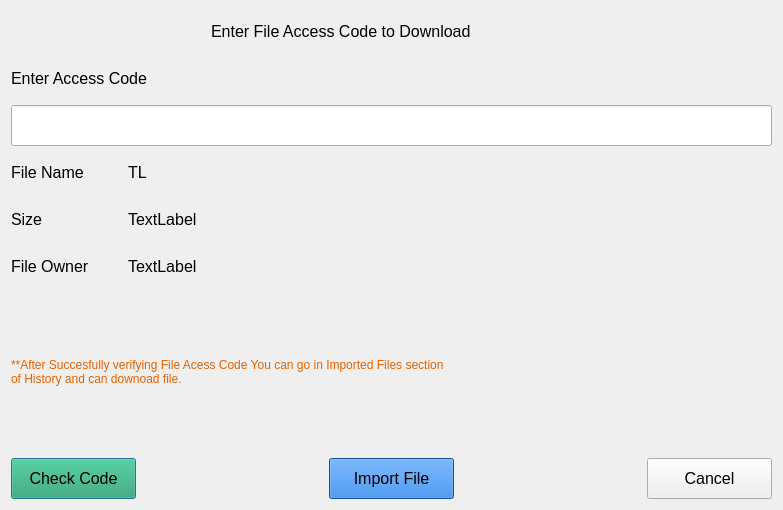
<?xml version="1.0" encoding="UTF-8"?>
<ui version="4.0">
 <class>Dialog</class>
 <widget class="QDialog" name="Dialog">
  <property name="geometry">
   <rect>
    <x>0</x>
    <y>0</y>
    <width>783</width>
    <height>510</height>
   </rect>
  </property>
  <property name="windowTitle">
   <string>Dialog</string>
  </property>
  <layout class="QVBoxLayout" name="verticalLayout_2">
   <item>
    <layout class="QHBoxLayout" name="horizontalLayout">
     <item>
      <spacer name="horizontalSpacer">
       <property name="orientation">
        <enum>Qt::Horizontal</enum>
       </property>
       <property name="sizeHint" stdset="0">
        <size>
         <width>40</width>
         <height>20</height>
        </size>
       </property>
      </spacer>
     </item>
     <item>
      <widget class="QLabel" name="label">
       <property name="sizePolicy">
        <sizepolicy hsizetype="Fixed" vsizetype="Fixed">
         <horstretch>0</horstretch>
         <verstretch>0</verstretch>
        </sizepolicy>
       </property>
       <property name="minimumSize">
        <size>
         <width>361</width>
         <height>41</height>
        </size>
       </property>
       <property name="font">
        <font>
         <pointsize>12</pointsize>
        </font>
       </property>
       <property name="text">
        <string>Enter File Access Code to Download</string>
       </property>
      </widget>
     </item>
     <item>
      <spacer name="horizontalSpacer_2">
       <property name="orientation">
        <enum>Qt::Horizontal</enum>
       </property>
       <property name="sizeHint" stdset="0">
        <size>
         <width>40</width>
         <height>20</height>
        </size>
       </property>
      </spacer>
     </item>
    </layout>
   </item>
   <item>
    <layout class="QVBoxLayout" name="verticalLayout">
     <item>
      <widget class="QLabel" name="label_2">
       <property name="sizePolicy">
        <sizepolicy hsizetype="Fixed" vsizetype="Fixed">
         <horstretch>0</horstretch>
         <verstretch>0</verstretch>
        </sizepolicy>
       </property>
       <property name="minimumSize">
        <size>
         <width>191</width>
         <height>41</height>
        </size>
       </property>
       <property name="font">
        <font>
         <pointsize>12</pointsize>
        </font>
       </property>
       <property name="text">
        <string>Enter Access Code</string>
       </property>
      </widget>
     </item>
     <item>
      <widget class="QLineEdit" name="access_code_input">
       <property name="sizePolicy">
        <sizepolicy hsizetype="MinimumExpanding" vsizetype="Fixed">
         <horstretch>0</horstretch>
         <verstretch>0</verstretch>
        </sizepolicy>
       </property>
       <property name="minimumSize">
        <size>
         <width>500</width>
         <height>41</height>
        </size>
       </property>
       <property name="font">
        <font>
         <family>DejaVu Serif</family>
         <pointsize>12</pointsize>
         <weight>75</weight>
         <italic>false</italic>
         <bold>true</bold>
        </font>
       </property>
      </widget>
     </item>
    </layout>
   </item>
   <item>
    <layout class="QHBoxLayout" name="horizontalLayout_3">
     <item>
      <widget class="QLabel" name="label_5">
       <property name="sizePolicy">
        <sizepolicy hsizetype="Fixed" vsizetype="Fixed">
         <horstretch>0</horstretch>
         <verstretch>0</verstretch>
        </sizepolicy>
       </property>
       <property name="minimumSize">
        <size>
         <width>111</width>
         <height>41</height>
        </size>
       </property>
       <property name="font">
        <font>
         <pointsize>12</pointsize>
        </font>
       </property>
       <property name="text">
        <string>File Name</string>
       </property>
      </widget>
     </item>
     <item>
      <widget class="QLabel" name="file_name_label_2">
       <property name="sizePolicy">
        <sizepolicy hsizetype="Preferred" vsizetype="Fixed">
         <horstretch>0</horstretch>
         <verstretch>0</verstretch>
        </sizepolicy>
       </property>
       <property name="minimumSize">
        <size>
         <width>0</width>
         <height>41</height>
        </size>
       </property>
       <property name="font">
        <font>
         <pointsize>12</pointsize>
        </font>
       </property>
       <property name="text">
        <string>TL</string>
       </property>
      </widget>
     </item>
    </layout>
   </item>
   <item>
    <layout class="QHBoxLayout" name="horizontalLayout_4">
     <item>
      <widget class="QLabel" name="label_3">
       <property name="sizePolicy">
        <sizepolicy hsizetype="Fixed" vsizetype="Fixed">
         <horstretch>0</horstretch>
         <verstretch>0</verstretch>
        </sizepolicy>
       </property>
       <property name="minimumSize">
        <size>
         <width>111</width>
         <height>41</height>
        </size>
       </property>
       <property name="font">
        <font>
         <pointsize>12</pointsize>
        </font>
       </property>
       <property name="text">
        <string>Size</string>
       </property>
      </widget>
     </item>
     <item>
      <widget class="QLabel" name="file_size_label">
       <property name="sizePolicy">
        <sizepolicy hsizetype="Preferred" vsizetype="Fixed">
         <horstretch>0</horstretch>
         <verstretch>0</verstretch>
        </sizepolicy>
       </property>
       <property name="minimumSize">
        <size>
         <width>0</width>
         <height>41</height>
        </size>
       </property>
       <property name="font">
        <font>
         <pointsize>12</pointsize>
        </font>
       </property>
       <property name="text">
        <string>TextLabel</string>
       </property>
      </widget>
     </item>
    </layout>
   </item>
   <item>
    <layout class="QHBoxLayout" name="horizontalLayout_5">
     <item>
      <widget class="QLabel" name="label_6">
       <property name="sizePolicy">
        <sizepolicy hsizetype="Fixed" vsizetype="Fixed">
         <horstretch>0</horstretch>
         <verstretch>0</verstretch>
        </sizepolicy>
       </property>
       <property name="minimumSize">
        <size>
         <width>111</width>
         <height>41</height>
        </size>
       </property>
       <property name="font">
        <font>
         <pointsize>12</pointsize>
        </font>
       </property>
       <property name="text">
        <string>File Owner</string>
       </property>
      </widget>
     </item>
     <item>
      <widget class="QLabel" name="file_owner_label">
       <property name="sizePolicy">
        <sizepolicy hsizetype="Preferred" vsizetype="Fixed">
         <horstretch>0</horstretch>
         <verstretch>0</verstretch>
        </sizepolicy>
       </property>
       <property name="minimumSize">
        <size>
         <width>0</width>
         <height>41</height>
        </size>
       </property>
       <property name="font">
        <font>
         <pointsize>12</pointsize>
        </font>
       </property>
       <property name="text">
        <string>TextLabel</string>
       </property>
      </widget>
     </item>
    </layout>
   </item>
   <item>
    <widget class="QLabel" name="label_7">
     <property name="styleSheet">
      <string notr="true">color: rgb(230, 97, 0);</string>
     </property>
     <property name="text">
      <string>&lt;html&gt;&lt;head/&gt;&lt;body&gt;&lt;p&gt;**After Succesfully verifying File Acess Code You can go in Imported Files section &lt;br&gt; of History and can downoad file. &lt;/p&gt;&lt;/body&gt;&lt;/html&gt;</string>
     </property>
    </widget>
   </item>
   <item>
    <layout class="QHBoxLayout" name="horizontalLayout_2">
     <item>
      <widget class="QPushButton" name="check_button">
       <property name="sizePolicy">
        <sizepolicy hsizetype="Minimum" vsizetype="Fixed">
         <horstretch>0</horstretch>
         <verstretch>0</verstretch>
        </sizepolicy>
       </property>
       <property name="minimumSize">
        <size>
         <width>125</width>
         <height>41</height>
        </size>
       </property>
       <property name="font">
        <font>
         <pointsize>12</pointsize>
        </font>
       </property>
       <property name="cursor">
        <cursorShape>PointingHandCursor</cursorShape>
       </property>
       <property name="styleSheet">
        <string notr="true">background-color: rgb(98, 160, 234);
background-color: rgb(38, 162, 105);</string>
       </property>
       <property name="text">
        <string>Check Code</string>
       </property>
      </widget>
     </item>
     <item>
      <spacer name="horizontalSpacer_3">
       <property name="orientation">
        <enum>Qt::Horizontal</enum>
       </property>
       <property name="sizeHint" stdset="0">
        <size>
         <width>40</width>
         <height>20</height>
        </size>
       </property>
      </spacer>
     </item>
     <item>
      <widget class="QPushButton" name="import_file_button">
       <property name="minimumSize">
        <size>
         <width>125</width>
         <height>41</height>
        </size>
       </property>
       <property name="font">
        <font>
         <pointsize>12</pointsize>
        </font>
       </property>
       <property name="cursor">
        <cursorShape>PointingHandCursor</cursorShape>
       </property>
       <property name="styleSheet">
        <string notr="true">background-color: rgb(28, 113, 216);</string>
       </property>
       <property name="text">
        <string>Import File</string>
       </property>
      </widget>
     </item>
     <item>
      <spacer name="horizontalSpacer_4">
       <property name="orientation">
        <enum>Qt::Horizontal</enum>
       </property>
       <property name="sizeHint" stdset="0">
        <size>
         <width>40</width>
         <height>20</height>
        </size>
       </property>
      </spacer>
     </item>
     <item>
      <widget class="QPushButton" name="cancel_button">
       <property name="minimumSize">
        <size>
         <width>125</width>
         <height>41</height>
        </size>
       </property>
       <property name="font">
        <font>
         <pointsize>12</pointsize>
        </font>
       </property>
       <property name="cursor">
        <cursorShape>PointingHandCursor</cursorShape>
       </property>
       <property name="text">
        <string>Cancel</string>
       </property>
      </widget>
     </item>
    </layout>
   </item>
  </layout>
 </widget>
 <resources/>
 <connections/>
</ui>
